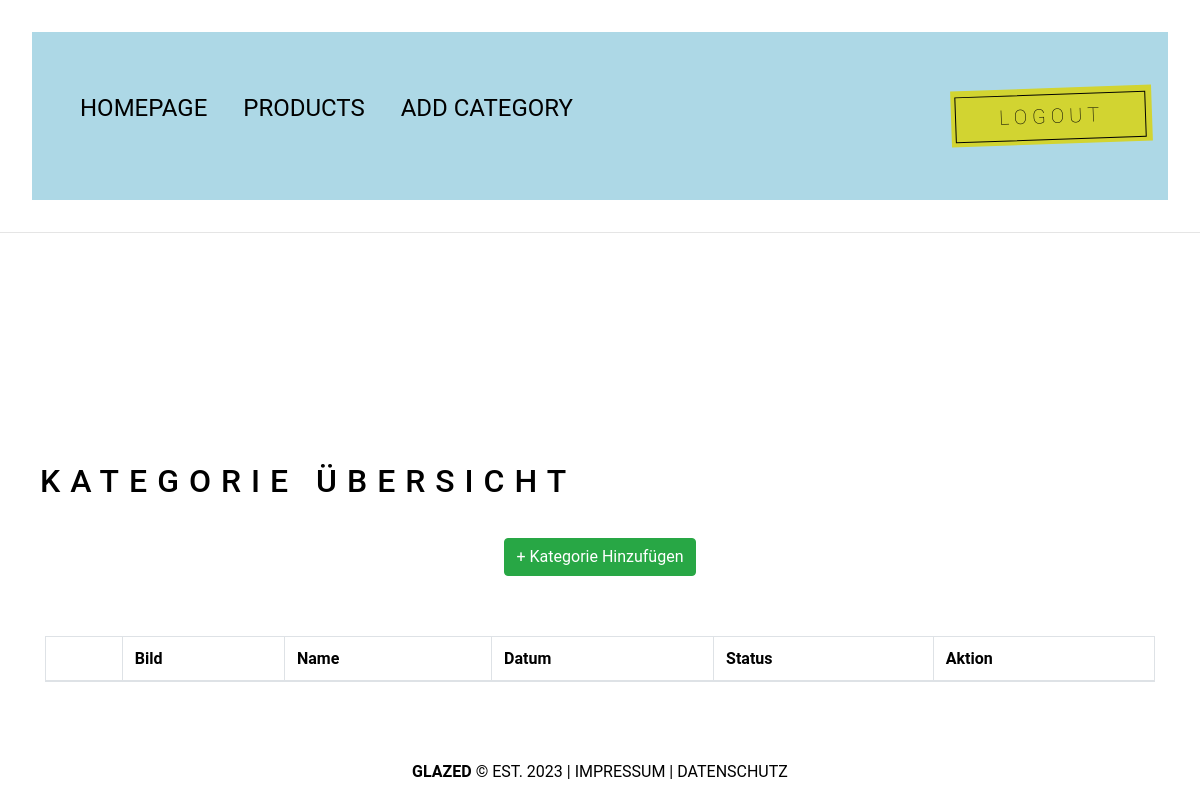
The app's page /BACKEND/root/admin/pages/view_category.php?status=true (signed in), older data.
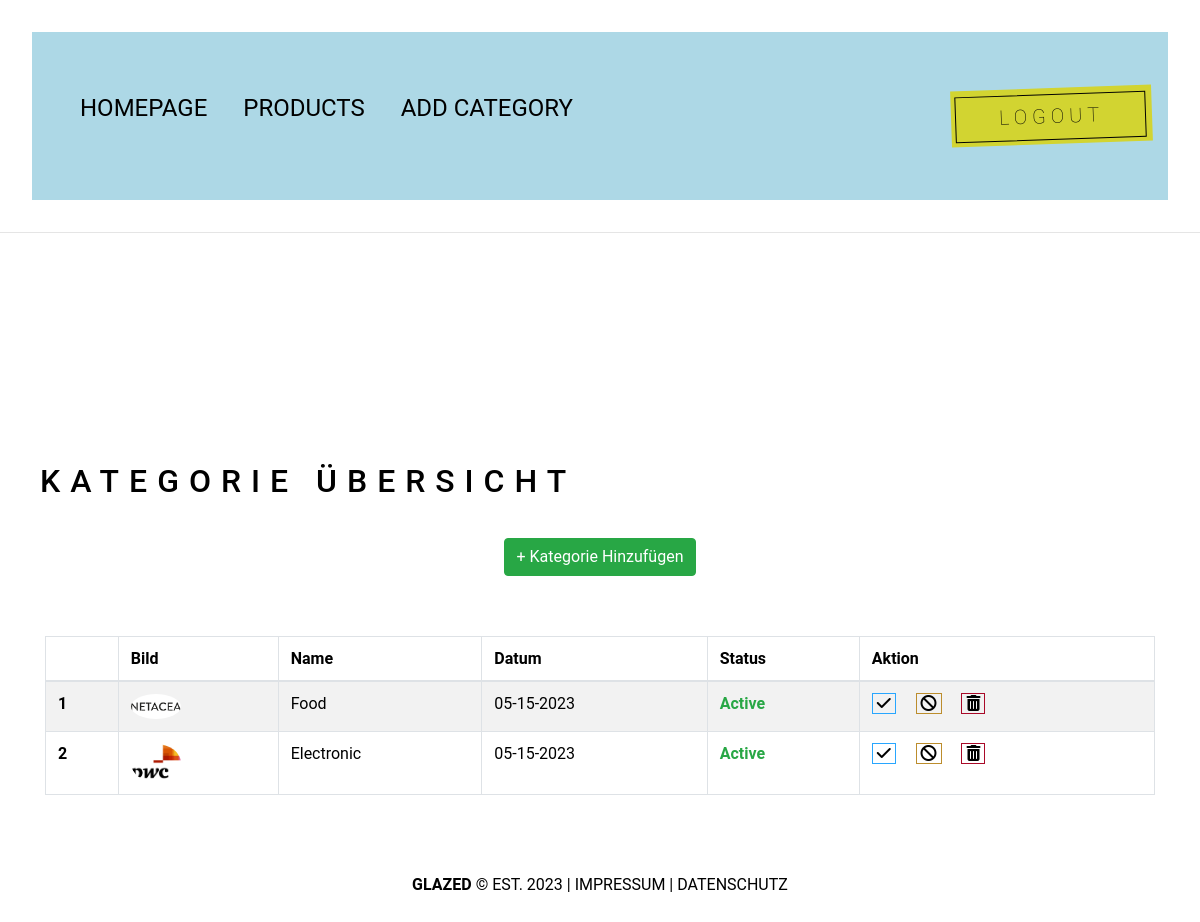
The same page, newer data.
### tables this page shows
CREATE TABLE `category` (
  `id` int(11) NOT NULL,
  `name` varchar(225) NOT NULL,
  `img` varchar(225) NOT NULL,
  `date` varchar(2225) NOT NULL,
  `status` varchar(225) NOT NULL
);

### BACKEND/root/admin/pages/view_category.php (the view, shortened to what this page needs)
<?php
include "functions.php";
include "header.php";
?>
<link rel="stylesheet" href="https://cdnjs.cloudflare.com/ajax/libs/twitter-bootstrap/4.5.2/css/bootstrap.css">
<link rel="stylesheet" href="https://cdn.datatables.net/1.13.4/css/dataTables.bootstrap4.min.css">
<h2>KATEGORIE ÜBERSICHT</h2>
<div style="text-align: center; margin-bottom: 60px;">
    <a href="category.php" class="btn btn-success">+ Kategorie Hinzufügen</a>
</div>
<div class="container">
    <div class="row">
        <div class="col-12">
        <table id="example" class="table table-striped table-bordered" style="width:100%">
        <thead>
            <tr>
                <th></th>
                <th>Bild</th>
                <th>Name</th>
                <th>Datum</th>
                <th>Status</th>
                <th>Aktion</th>
            </tr>
        </thead>
        <tbody>
            <?php
                $sn = 1;
                $sql = "SELECT * FROM `category` ORDER BY `id` DESC";
                $result = $db_connect->query($sql);
                if ($result->num_rows > 0) {
                    while($row = $result->fetch_assoc()) {
                        $status = $row['status'];
                        if($status == "1"){
                            $status = "<b class='text-success'>Active</b>";
                        }else{
                            $status = "<b class='text-danger'>Blocked</b>";
                        }
                        echo '
                        <tr>
                                <th>'.$sn.'</th>
                                <td><img src="../../assets/img/category/'.$row['img'].'" style="width:50px;  border-radius:50%;"></td>
                                <td>'.$row['name'].'</td>
                                <td>'.$row['date'].'</td>
                                <td>'.$status.'</td>
                                <td>
                                    <a href="category_status.php?status=1&id='.$row['id'].'" style="border:solid 1px #28a6ff;">&nbsp;<i class="fa fa-check"></i>&nbsp;</a> &nbsp; &nbsp;
                                    <a href="category_status.php?status=0&id='.$row['id'].'" style="border:solid 1px #bc8d2d; color:#bc8d2d;">&nbsp;<i class="fa fa-ban"></i>&nbsp;</a> &nbsp; &nbsp;
                                    <a href="delete_category.php?id='.$row['id'].'&img='.$row['img'].'" style="border:solid 1px #a90928; color:#a90928;">&nbsp;<i class="fa fa-trash"></i>&nbsp;</a>
                                </td>
                        </tr>
                        ';
                    $sn++;}
                }
            ?>
        </tbody>
    </table>
        </div>
    </div>
</div>
<div class="text-center">
<?php
include "footer.php";
?></div>

### BACKEND/root/admin/pages/header.php (shortened to what this page needs)
<!DOCTYPE html>
<html lang="de">
<head>
    <link rel="stylesheet" href="../../../css/admin.css">
    <link rel="stylesheet" href="https://cdn.jsdelivr.net/npm/bootstrap@4.6.2/dist/css/bootstrap.min.css">
</head>
<body>
    <header>
        <nav id="header-nav">
            <ul class="nav-link">
                <li><a href="index.php" class="active">HOMEPAGE</a></li>
                <li><a href="product.php">PRODUCTS</a></li>
                <li><a href="category.php">ADD CATEGORY</a></li>
            </ul>
            <a href="logout.php"><button class="btn-nav" id="logout-btn">LOGOUT</button></a>
        </nav>
        <hr>
    </header>

### BACKEND/root/admin/pages/footer.php (shortened to what this page needs)
<footer>
        <div>
            <span>
                <strong>GLAZED</strong> &copy; EST. 2023
                <a href="#" target="_blank">| IMPRESSUM |</a>
                <a href="#" target="_blank">DATENSCHUTZ</a>
            </span>
		</div>
    </footer>
</body>
</html>

### BACKEND/css/admin.css (style rules this page uses)
* { margin: 0; padding: 0; box-sizing: border-box; line-height: normal; font-family: 'roboto'; color: var(--color-dark); }
:root { --color-hotpink: #e43da1ef; --color-white: #fff; --color-button: #d2d431; --color-black: #11101038; --color-dark: #000; }
html, body { width: 100vw; height: 100vh; scroll-behavior: smooth; font-family: 'roboto'; }
h2 { font-size: 3rem; font-weight: lighter; padding: 30px 20px; margin: 20px; letter-spacing: 10px; text-transform: uppercase; font-family: 'roboto'; }
ul li, span { list-style: none; }
a { text-decoration: none; }
header { height: 400px; }
.nav-link li { display: inline-block; padding: 0 1rem; font-size: 1.5rem; text-align: left; }
.nav-link li a { color: var(--color-dark); transition: all .3s ease 0s; text-decoration: none; }
#header-nav { display: flex; justify-content: space-between; align-items: center; margin: 2rem; padding: 1rem; background-color: lightblue; }
.btn-nav { margin: 40px auto; padding: 1rem 2rem; text-transform: uppercase; background-color: var(--color-button); border: none; color: #000000; display: flex; letter-spacing: 5px; font-size: 1rem; font-weight: lighter; justify-content: center; line-height: 2rem; position: relative; text-align: center; position: relative; cursor: pointer; transform: rotate(-2deg); user-select: none; -webkit-user-select: none; touch-action: manipulation; }
.btn-nav:after { content: ''; position: absolute; border: 1px solid #000000; bottom: 4px; left: 4px; width: calc(100% - 10px); height: calc(100% - 10px); text-decoration: none; }
@media (min-width: 768px) { .btn-nav { padding: .75rem 3rem; font-size: 1.25rem; } }
footer { display: flex; justify-content: center; padding: 2rem; margin: 2rem auto; align-items: center; width: 100%; max-width: 1400px; }
footer a { color: var(--color-dark); transition: all .3s ease 0s; }

Row changes from the older to the newer data that the page shows:
added category: img (picture), name "Food", date "05-15-2023", status "Active"
added category: img (picture), name "Electronic", date "05-15-2023", status "Active"
